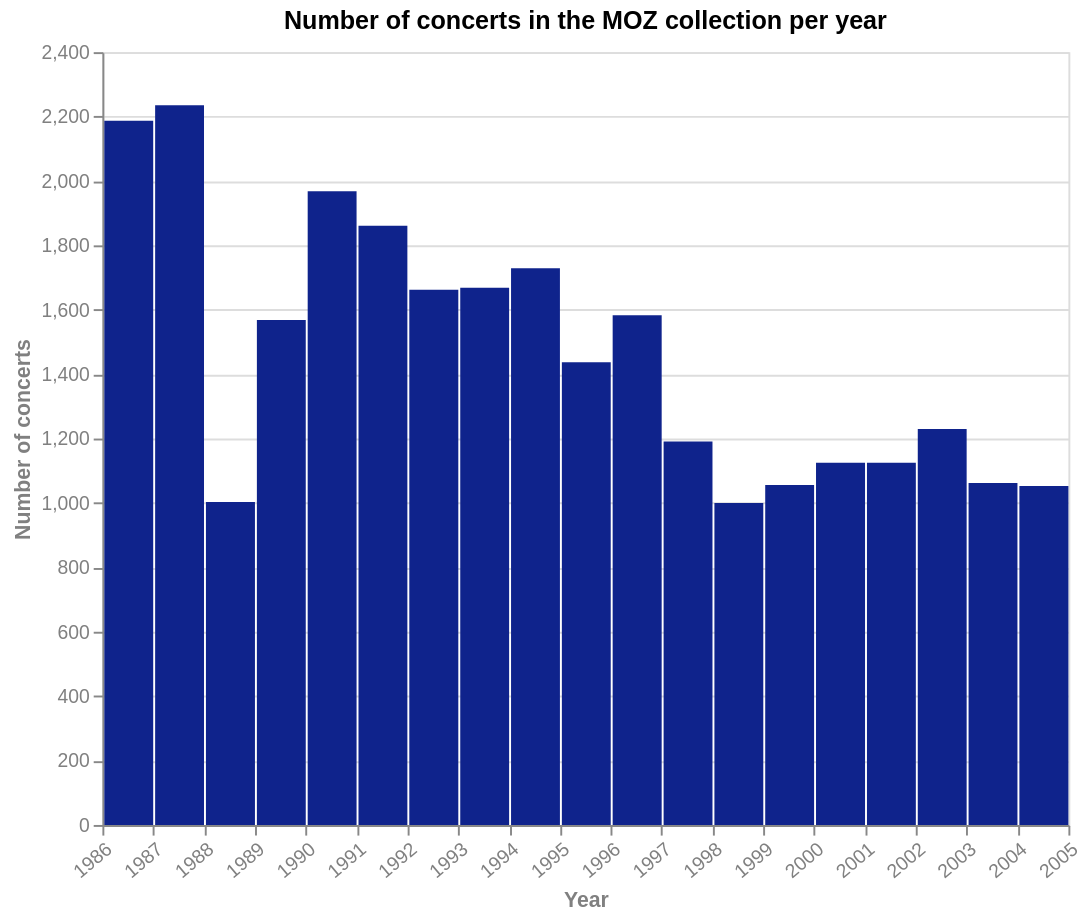

Here is the Vega-Lite specification saved for this chart:
### Vega-Lite specification from a JSON file in a GitHub repository (floating-point values rounded to 4 significant figures)
{"$schema": "https://vega.github.io/schema/vega-lite/v5.json", "title": "Number of concerts in the MOZ collection per year", "description": "Number of concerts per year", "width": 500, "height": 400, "data": {"values": [{"Year": "1986", "Number of concerts": 2187}, {"Year": "1987", "Number of concerts": 2235}, {"Year": "1988", "Number of concerts": 1003}, {"Year": "1989", "Number of concerts": 1568}, {"Year": "1990", "Number of concerts": 1968}, {"Year": "1991", "Number of concerts": 1861}, {"Year": "1992", "Number of concerts": 1662}, {"Year": "1993", "Number of concerts": 1668}, {"Year": "1994", "Number of concerts": 1729}, {"Year": "1995", "Number of concerts": 1437}, {"Year": "1996", "Number of concerts": 1583}, {"Year": "1997", "Number of concerts": 1191}, {"Year": "1998", "Number of concerts": 1000}, {"Year": "1999", "Number of concerts": 1056}, {"Year": "2000", "Number of concerts": 1125}, {"Year": "2001", "Number of concerts": 1125}, {"Year": "2002", "Number of concerts": 1230}, {"Year": "2003", "Number of concerts": 1062}, {"Year": "2004", "Number of concerts": 1053}]}, "mark": {"type": "bar", "binSpacing": 1, "tooltip": true}, "encoding": {"x": {"field": "Year", "type": "temporal", "title": "Year", "timeUnit": "year"}, "y": {"field": "Number of concerts", "type": "quantitative", "title": "Number of concerts"}, "color": {"value": "#0F238C"}}, "config": {"countTitle": "Count", "axisX": {"labelAngle": -40, "grid": false, "tickCount": {"interval": "year", "step": 1}, "titleColor": "grey", "labelColor": "grey"}, "axisY": {"titleColor": "grey", "labelColor": "grey"}}}
